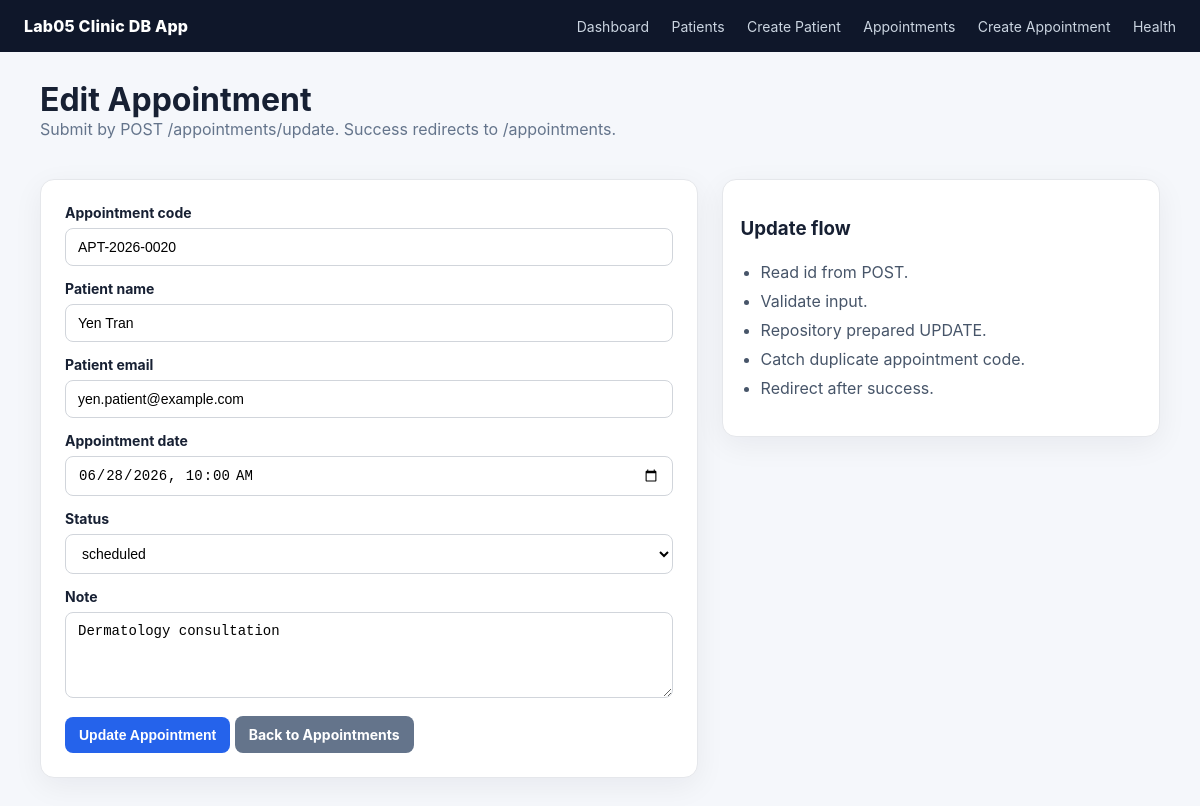
The page /appointments/edit?id=20 on the database its author committed.
### tables this page shows
CREATE TABLE IF NOT EXISTS appointments (
    id INT AUTO_INCREMENT PRIMARY KEY,
    appointment_code VARCHAR(50) NOT NULL,
    patient_name VARCHAR(100) NOT NULL,
    patient_email VARCHAR(150),
    appointment_date DATETIME NOT NULL,
    status ENUM('scheduled', 'completed', 'cancelled', 'no_show') NOT NULL DEFAULT 'scheduled',
    note TEXT,
    created_at DATETIME NOT NULL DEFAULT CURRENT_TIMESTAMP,
    updated_at DATETIME NULL,
    UNIQUE KEY unique_appointment_code (appointment_code),
    INDEX idx_appointments_created_at (created_at),
    INDEX idx_appointments_status_created_at (status, created_at),
    INDEX idx_appointments_date (appointment_date),
    INDEX idx_appointments_patient_email (patient_email)
);

### app/Core/helpers.php (called while the page is built, shortened)
<?php
function e(?string $value): string
{
    return htmlspecialchars((string) $value, ENT_QUOTES, 'UTF-8');
}
function view(string $path, array $data = []): void
{
    extract($data);
    require __DIR__ . '/../Views/' . $path . '.php';
    require __DIR__ . '/../Views/layout.php';
}
function old(array $old, string $key, string $default = ''): string
{
    return (string) ($old[$key] ?? $default);
}
function selected(string $value, string $current): string
{
    return $value === $current ? 'selected' : '';
}

### app/Controllers/AppointmentController.php (called while the page is built, shortened)
<?php
class AppointmentController
{
    private function repository(): AppointmentRepository
    {
        $config = require __DIR__ . '/../../config/database.php';
        $db = (new Database($config))->getConnection();
        return new AppointmentRepository($db);
    }
    public function edit(): void
    {
        $id = filter_input(INPUT_GET, 'id', FILTER_VALIDATE_INT);
        $appointment = $this->repository()->findById($id);
        view('appointments/edit', ['title' => 'Edit Appointment', 'errors' => [], 'old' => $appointment]);
    }
}

### public/index.php (called while the page is built, shortened)
<?php
require __DIR__ . '/../app/Core/helpers.php';
require __DIR__ . '/../app/Repositories/AppointmentRepository.php';
require __DIR__ . '/../app/Controllers/AppointmentController.php';
$app = require __DIR__ . '/../config/app.php';
$router = new Router();
$router->get('/', [HomeController::class, 'index']);
$router->get('/health', [HealthController::class, 'index']);
$router->get('/patients', [PatientController::class, 'index']);
$router->get('/patients/create', [PatientController::class, 'create']);
$router->post('/patients/store', [PatientController::class, 'store']);
$router->get('/patients/edit', [PatientController::class, 'edit']);
$router->post('/patients/update', [PatientController::class, 'update']);
$router->post('/patients/delete', [PatientController::class, 'delete']);
$router->get('/appointments', [AppointmentController::class, 'index']);
$router->get('/appointments/create', [AppointmentController::class, 'create']);
$router->post('/appointments/store', [AppointmentController::class, 'store']);
$router->get('/appointments/edit', [AppointmentController::class, 'edit']);
$router->post('/appointments/update', [AppointmentController::class, 'update']);
$router->post('/appointments/delete', [AppointmentController::class, 'delete']);
try {
    $router->dispatch($_SERVER['REQUEST_METHOD'], $_SERVER['REQUEST_URI']);
} catch (Throwable $e) {
    log_error($e);
    http_response_code(500);
    view('errors/500', [
        'title' => '500 Server Error',
        'debug' => (bool) ($app['debug'] ?? false),
        'exception' => $e,
    ]);
}

### app/Repositories/AppointmentRepository.php (called while the page is built, shortened)
<?php
class AppointmentRepository
{
    public function findById(int $id): ?array
    {
        $stmt = $this->db->prepare("SELECT * FROM appointments WHERE id = :id");
        $stmt->execute(['id' => $id]);
        return $stmt->fetch() ?: null;
    }
}

### app/Views/appointments/_form.php (the view, shortened to what this page needs)
<div class="form-row">
    <label for="appointment_code">Appointment code</label>
    <input id="appointment_code" type="text" name="appointment_code" value="<?= e(old($old, 'appointment_code')) ?>" placeholder="APT-2026-0001">
</div>
<div class="form-row">
    <label for="patient_name">Patient name</label>
    <input id="patient_name" type="text" name="patient_name" value="<?= e(old($old, 'patient_name')) ?>">
</div>
<div class="form-row">
    <label for="patient_email">Patient email</label>
    <input id="patient_email" type="email" name="patient_email" value="<?= e(old($old, 'patient_email')) ?>">
</div>
<div class="form-row">
    <label for="appointment_date">Appointment date</label>
    <input id="appointment_date" type="datetime-local" name="appointment_date" value="<?= e(str_replace(' ', 'T', old($old, 'appointment_date'))) ?>">
</div>
<div class="form-row">
    <label for="status">Status</label>
    <?php $currentStatus = old($old, 'status', 'scheduled'); ?>
    <select id="status" name="status">
        <option value="scheduled" <?= selected('scheduled', $currentStatus) ?>>scheduled</option>
    </select>
</div>
<div class="form-row">
    <label for="note">Note</label>
    <textarea id="note" name="note" rows="4"><?= e(old($old, 'note')) ?></textarea>
</div>

### public/assets/style.css (style rules this page uses)
* { box-sizing: border-box; }
body { margin: 0; font-family: Inter, Arial, sans-serif; color: #172033; background: #f5f7fb; }
input, select, textarea { width: 100%; border: 1px solid #d1d5db; border-radius: 8px; padding: 10px 12px; font-size: 14px; background: #fff; }
.form-row { margin-bottom: 14px; }
label { display: block; font-weight: 700; margin-bottom: 7px; font-size: 14px; }

### rows shown on the page
appointments: appointment_code "APT-2026-0020", patient_name "Yen Tran", patient_email "yen.patient@example.com", appointment_date "06/28/2026 10:00", note "Dermatology consultation"
